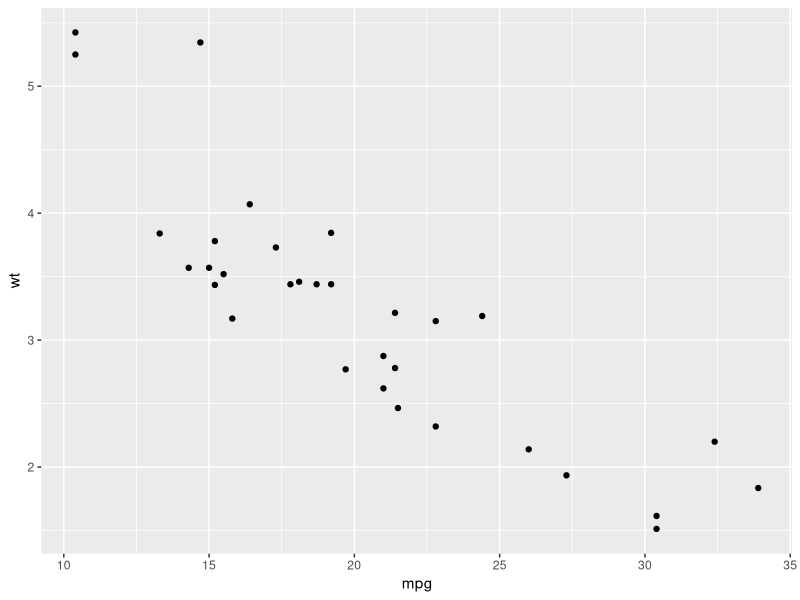
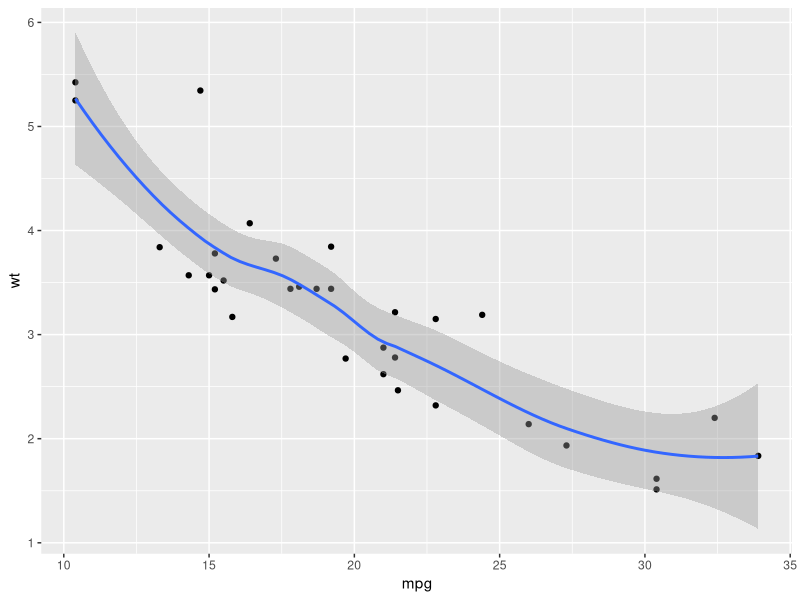
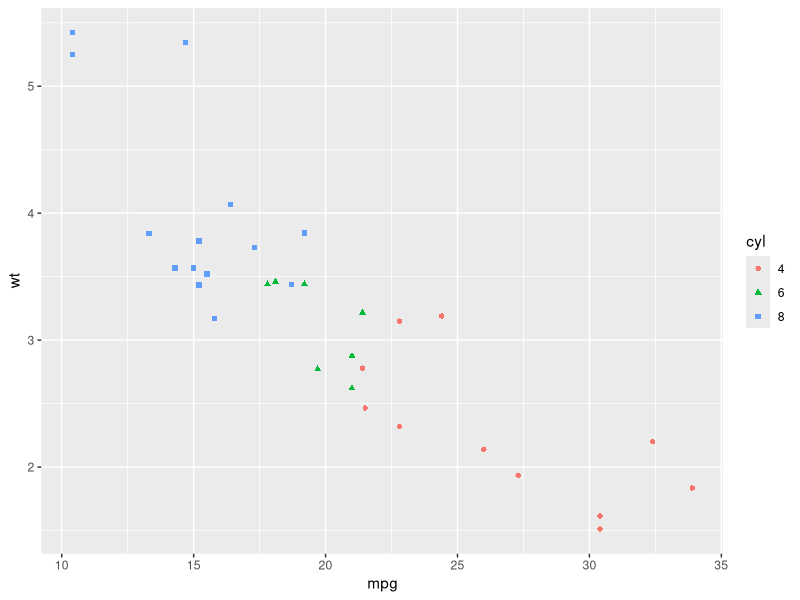
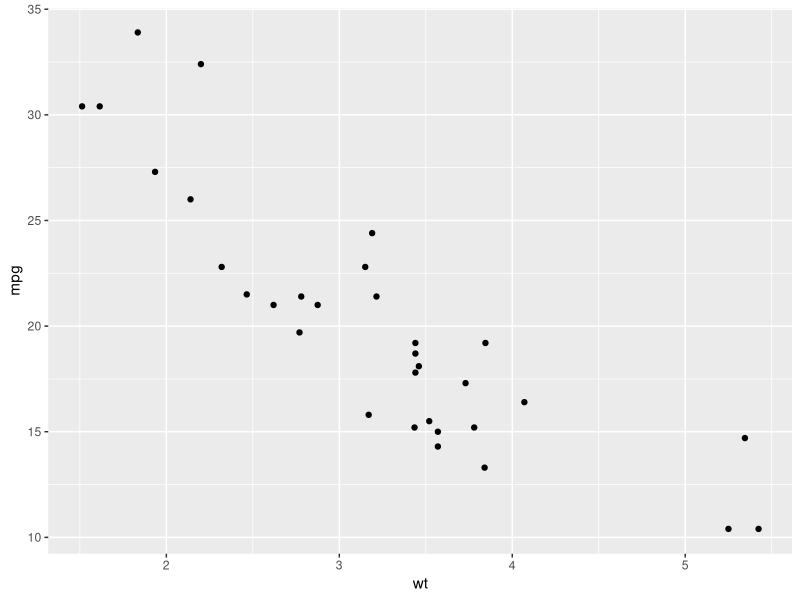
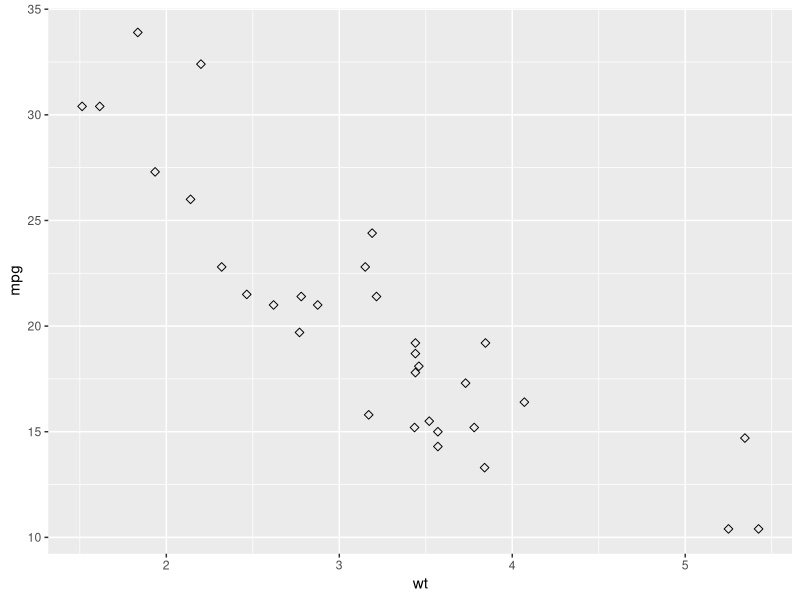

Generate these figures, in order, with R:
#Installation
#install.packages('ggplot2')
#Loading
library(ggplot2)
#load the data

#The data should be a data.frame (Columns are variables and rows are observations)
data(mtcars)
df <- mtcars[, c("mpg","cyl","wt")]
#Convert cyl to a factor variable
df$cyl <- as.factor(df$cyl)
head(df)

#mtcars:Motor Trend Cars Road Tests.

#Description: The data comprises fuel consumption and 10 aspects of automobile design and performance

qplot(x=mpg, y=wt, data=df, geom="point")
qplot(mpg,wt,data=df,geom=c("point","smooth"))
qplot(mpg,wt,data=df,colour=cyl,shape=cyl)

ggplot(data=mtcars, aes(x=wt, y=mpg)) + geom_point()
ggplot(mtcars, aes(x=wt, y=mpg))+
geom_point(size=2, shape=23)
